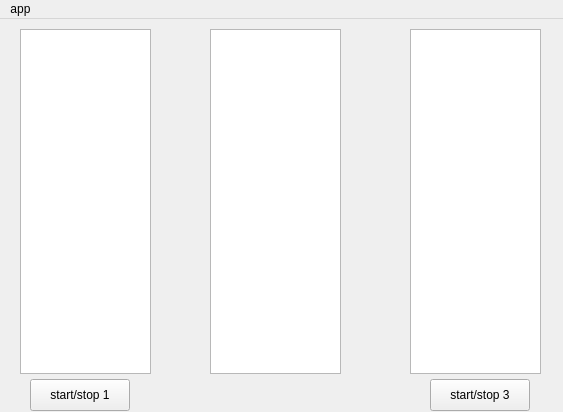
<?xml version="1.0" encoding="UTF-8"?>
<ui version="4.0">
 <class>MainWindow</class>
 <widget class="QMainWindow" name="MainWindow">
  <property name="geometry">
   <rect>
    <x>0</x>
    <y>0</y>
    <width>563</width>
    <height>412</height>
   </rect>
  </property>
  <property name="windowTitle">
   <string>MainWindow</string>
  </property>
  <widget class="QWidget" name="centralwidget">
   <widget class="QListWidget" name="listWidget_1">
    <property name="geometry">
     <rect>
      <x>20</x>
      <y>10</y>
      <width>131</width>
      <height>345</height>
     </rect>
    </property>
   </widget>
   <widget class="QListWidget" name="listWidget_2">
    <property name="geometry">
     <rect>
      <x>210</x>
      <y>10</y>
      <width>131</width>
      <height>345</height>
     </rect>
    </property>
   </widget>
   <widget class="QListWidget" name="listWidget_3">
    <property name="geometry">
     <rect>
      <x>410</x>
      <y>10</y>
      <width>131</width>
      <height>345</height>
     </rect>
    </property>
   </widget>
   <widget class="QPushButton" name="button_1">
    <property name="geometry">
     <rect>
      <x>30</x>
      <y>360</y>
      <width>100</width>
      <height>32</height>
     </rect>
    </property>
    <property name="text">
     <string>start/stop 1</string>
    </property>
   </widget>
   <widget class="QPushButton" name="button_3">
    <property name="geometry">
     <rect>
      <x>430</x>
      <y>360</y>
      <width>100</width>
      <height>32</height>
     </rect>
    </property>
    <property name="text">
     <string>start/stop 3</string>
    </property>
   </widget>
  </widget>
  <widget class="QMenuBar" name="menubar">
   <property name="geometry">
    <rect>
     <x>0</x>
     <y>0</y>
     <width>563</width>
     <height>24</height>
    </rect>
   </property>
   <widget class="QMenu" name="menuapp">
    <property name="title">
     <string>app</string>
    </property>
   </widget>
   <addaction name="menuapp"/>
  </widget>
 </widget>
 <resources/>
 <connections/>
</ui>
